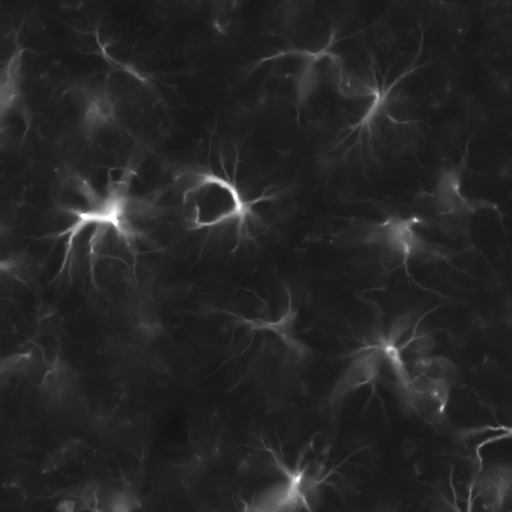
#> input picture microglia_cut1.png, 512 x 512 px
$ python kaiming-enhance.py   (older library calls are emulated)
#> lines starting #> are read from the running program, lines starting #| are printed output that depends on the picture
# -*- coding: utf-8 -*-
"""
Created on Sat Sep 11 00:16:07 2021
@author: xiuzhang

参考资料：
https://blog.csdn.net/leviopku/article/details/83898619
"""

import sys
import cv2
import math
import numpy as np

def DarkChannel(im,sz):
    b,g,r = cv2.split(im)
    dc = cv2.min(cv2.min(r,g),b)
    kernel = cv2.getStructuringElement(cv2.MORPH_RECT,(sz,sz))
    dark = cv2.erode(dc,kernel)
    return dark

def AtmLight(im,dark):
    [h,w] = im.shape[:2]
    imsz = h*w
    numpx = int(max(math.floor(imsz/1000),1))
    darkvec = dark.reshape(imsz,1)
    imvec = im.reshape(imsz,3)

    indices = darkvec.argsort()
    indices = indices[imsz-numpx::]

    atmsum = np.zeros([1,3])
    for ind in range(1,numpx):
       atmsum = atmsum + imvec[indices[ind]]

    A = atmsum / numpx
    return A

def TransmissionEstimate(im,A,sz):
    omega = 0.95
    im3 = np.empty(im.shape,im.dtype)

    for ind in range(0,3):
        im3[:,:,ind] = im[:,:,ind]/A[0,ind]

    transmission = 1 - omega*DarkChannel(im3,sz)
    return transmission

def Guidedfilter(im,p,r,eps):
    mean_I = cv2.boxFilter(im,cv2.CV_64F,(r,r))
    mean_p = cv2.boxFilter(p, cv2.CV_64F,(r,r))
    mean_Ip = cv2.boxFilter(im*p,cv2.CV_64F,(r,r))
    cov_Ip = mean_Ip - mean_I*mean_p

    mean_II = cv2.boxFilter(im*im,cv2.CV_64F,(r,r))
    var_I   = mean_II - mean_I*mean_I

    a = cov_Ip/(var_I + eps)
    b = mean_p - a*mean_I

    mean_a = cv2.boxFilter(a,cv2.CV_64F,(r,r))
    mean_b = cv2.boxFilter(b,cv2.CV_64F,(r,r))

    q = mean_a*im + mean_b
    return q

def TransmissionRefine(im,et):
    gray = cv2.cvtColor(im,cv2.COLOR_BGR2GRAY)
    gray = np.float64(gray)/255
    r = 60
    eps = 0.0001
    t = Guidedfilter(gray,et,r,eps)

    return t

def Recover(im,t,A,tx = 0.1):
    res = np.empty(im.shape,im.dtype)
    t = cv2.max(t,tx)

    for ind in range(0,3):
        res[:,:,ind] = (im[:,:,ind]-A[0,ind])/t + A[0,ind]

    return res

if __name__ == '__main__':

    fn = 'microglia_cut1.png'
    src = cv2.imread(fn)
#> src is the input picture: shape (512, 512, 3); min 18, max 255, mean 37.9
    I = src.astype('float64')/255

    dark = DarkChannel(I,15)
    A = AtmLight(I,dark)
#> in AtmLight, `indices = indices[imsz-numpx::]`: indices = 262 values from 0 to 0
#> the loop in AtmLight, `for ind in range(1,numpx):` made 261 passes
#> atmsum on passes 1 to 3: [[0.106, 0.106, 0.106]], [[0.212, 0.212, 0.212]], [[0.318, 0.318, 0.318]]
#> after the loop in AtmLight, `for ind in range(1,numpx):`: atmsum = [[27.64, 27.64, 27.64]]
#> in AtmLight, `A = atmsum / numpx`: A = [[0.105, 0.105, 0.105]]
#> A = [[0.105, 0.105, 0.105]]
    te = TransmissionEstimate(I,A,15)
    t = TransmissionRefine(src,te)
#> in Guidedfilter, `mean_a = cv2.boxFilter(a,cv2.CV_64F,(r,r))`:
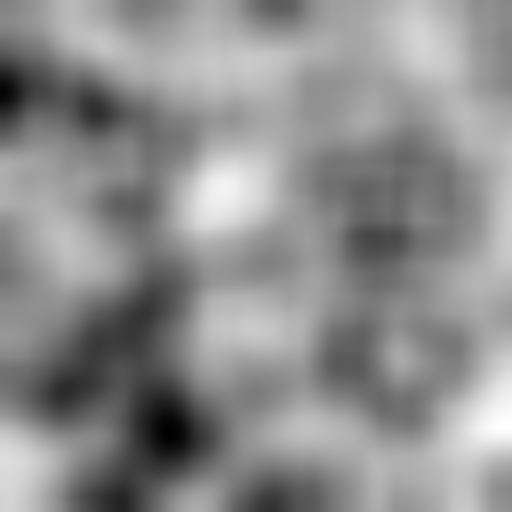
#> mean_a: shape (512, 512) float64; min -4.48, max -0.426, mean -2.22; drawn with min black and max white
#> in Guidedfilter, `mean_b = cv2.boxFilter(b,cv2.CV_64F,(r,r))`:
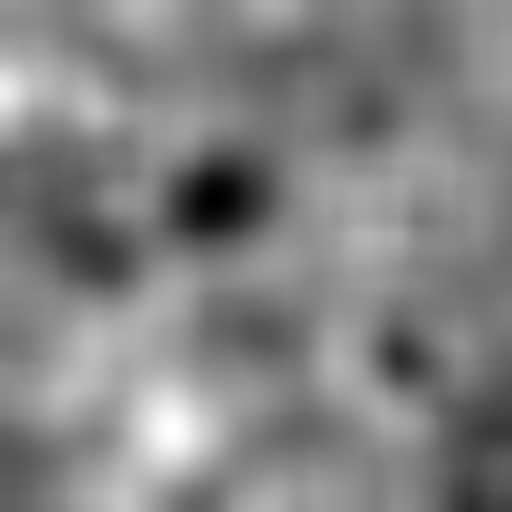
#> mean_b: shape (512, 512) float64; min -0.0528, max 0.643, mean 0.303; drawn with min black and max white
#> in Guidedfilter, `q = mean_a*im + mean_b`:
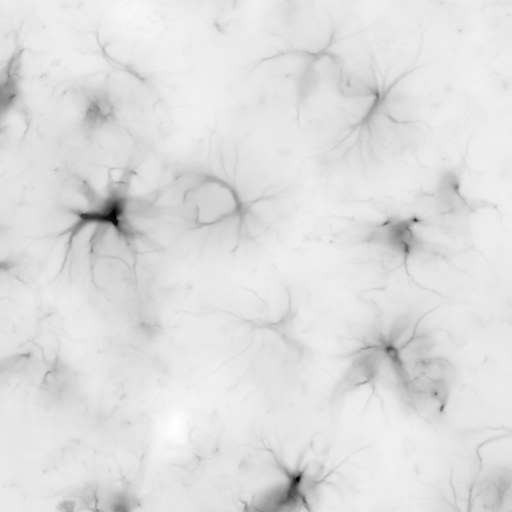
#> q: shape (512, 512) float64; min -2.51, max 0.328, mean -0.0291; drawn with min black and max white
    J = Recover(I,t,A,0.1)
#> after the loop in Recover, `for ind in range(0,3):`:
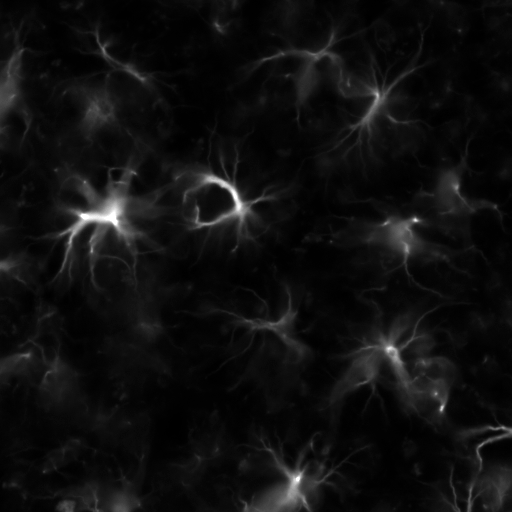
#> res: shape (512, 512, 3) float64; min -0.0152, max 9.05, mean 0.537; drawn with min black and max white

    arr = np.hstack((I, J))
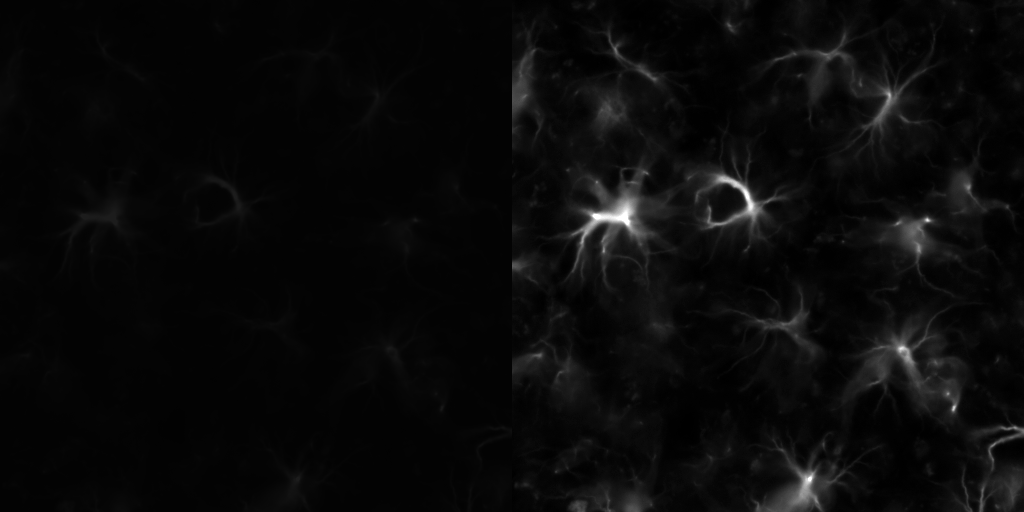
#> arr: shape (512, 1024, 3) float64; min -0.0152, max 9.05, mean 0.343; drawn with min black and max white
    cv2.imshow("contrast", arr)
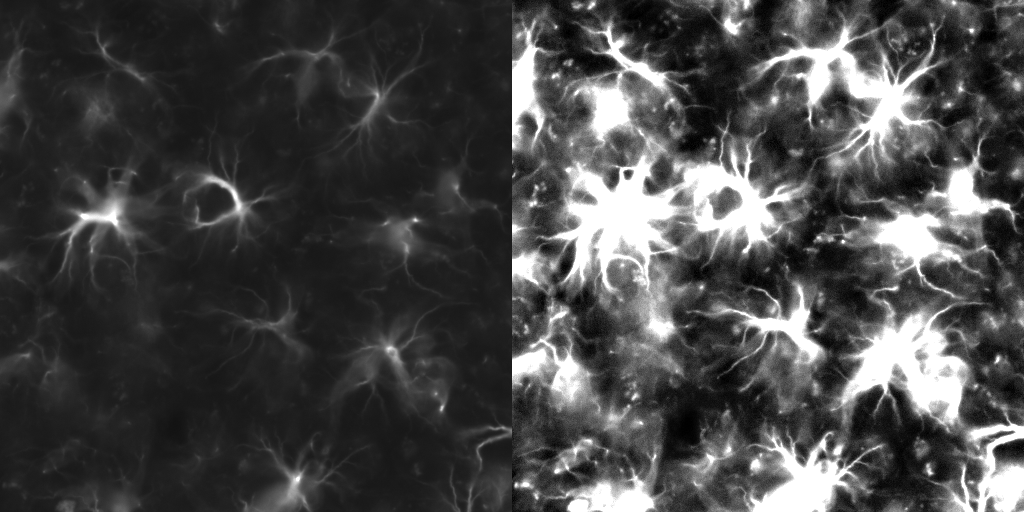
#> window 'contrast': shape (512, 1024, 3); min 0, max 255, mean 71.6
    cv2.imwrite("car-02-dehaze.png", J*255 )
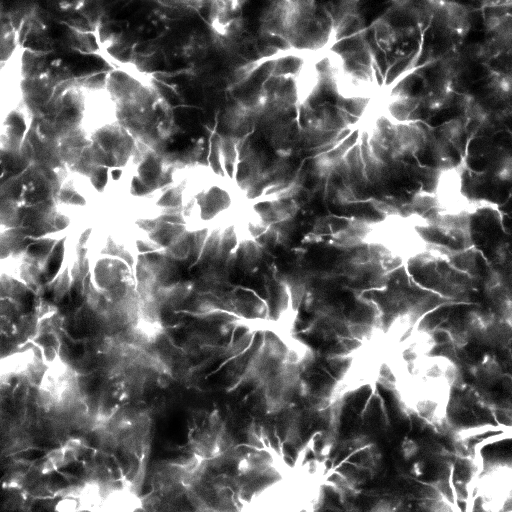
#> saved as car-02-dehaze.png: shape (512, 512, 3); min 0, max 255, mean 106.1
    cv2.imwrite("car-02-contrast.png", arr*255)
    cv2.waitKey()
